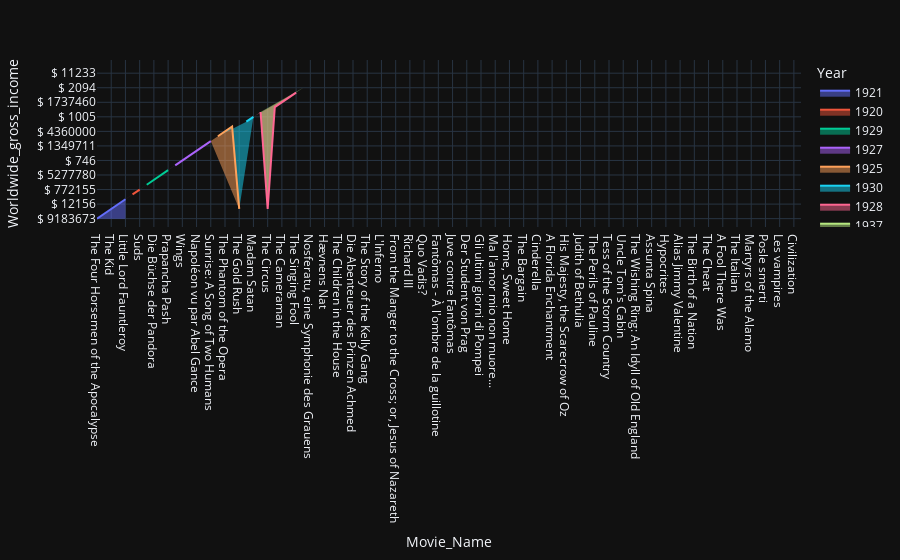

This figure's notebook cell:
### Code cell
px.area(df3.head(100), x='Movie_Name', y='Worldwide_gross_income' ,color= 'Year',template='plotly_dark')

### Figure 1 — Plotly figure (JSON) as saved in the notebook; plotly's stock layout.template omitted (floating-point values rounded to 4 significant figures)
{"data": [{"hovertemplate": "Year=1921<br>Movie_Name=%{x}<br>Worldwide_gross_income=%{y}<extra></extra>", "legendgroup": "1921", "line": {"color": "#636efa"}, "marker": {"symbol": "circle"}, "mode": "lines", "name": "1921", "orientation": "v", "showlegend": true, "stackgroup": "1", "type": "scatter", "x": ["The Four Horsemen of the Apocalypse", "Markens grøde", "The Kid", "Der müde Tod", "Little Lord Fauntleroy"], "xaxis": "x", "y": ["$ 9183673", "$ 4272", "$ 26916", "$ 12156", "$ 1108882"], "yaxis": "y"}, {"hovertemplate": "Year=1920<br>Movie_Name=%{x}<br>Worldwide_gross_income=%{y}<extra></extra>", "legendgroup": "1920", "line": {"color": "#EF553B"}, "marker": {"symbol": "circle"}, "mode": "lines", "name": "1920", "orientation": "v", "showlegend": true, "stackgroup": "1", "type": "scatter", "x": ["Das Cabinet des Dr. Caligari", "Suds"], "xaxis": "x", "y": ["$ 8811", "$ 772155"], "yaxis": "y"}, {"hovertemplate": "Year=1929<br>Movie_Name=%{x}<br>Worldwide_gross_income=%{y}<extra></extra>", "legendgroup": "1929", "line": {"color": "#00cc96"}, "marker": {"symbol": "circle"}, "mode": "lines", "name": "1929", "orientation": "v", "showlegend": true, "stackgroup": "1", "type": "scatter", "x": ["Gold Diggers of Broadway", "Die Büchse der Pandora", "The Hollywood Revue of 1929", "Prapancha Pash"], "xaxis": "x", "y": ["$ 8648060", "$ 62686", "$ 5277780", "$ 2306"], "yaxis": "y"}, {"hovertemplate": "Year=1927<br>Movie_Name=%{x}<br>Worldwide_gross_income=%{y}<extra></extra>", "legendgroup": "1927", "line": {"color": "#ab63fa"}, "marker": {"symbol": "circle"}, "mode": "lines", "name": "1927", "orientation": "v", "showlegend": true, "stackgroup": "1", "type": "scatter", "x": ["The Lodger: A Story of the London Fog", "Wings", "The Unknown", "Napoléon vu par Abel Gance", "Metropolis", "Sunrise: A Song of Two Humans"], "xaxis": "x", "y": ["$ 83260", "$ 746", "$ 4841", "$ 39448", "$ 1349711", "$ 121107"], "yaxis": "y"}, {"hovertemplate": "Year=1925<br>Movie_Name=%{x}<br>Worldwide_gross_income=%{y}<extra></extra>", "legendgroup": "1925", "line": {"color": "#FFA15A"}, "marker": {"symbol": "circle"}, "mode": "lines", "name": "1925", "orientation": "v", "showlegend": true, "stackgroup": "1", "type": "scatter", "x": ["Bronenosets Potemkin", "The Phantom of the Opera", "The Lost World", "The Gold Rush"], "xaxis": "x", "y": ["$ 61389", "$ 4360000", "$ 2834000", "$ 26916"], "yaxis": "y"}, {"hovertemplate": "Year=1930<br>Movie_Name=%{x}<br>Worldwide_gross_income=%{y}<extra></extra>", "legendgroup": "1930", "line": {"color": "#19d3f3"}, "marker": {"symbol": "circle"}, "mode": "lines", "name": "1930", "orientation": "v", "showlegend": true, "stackgroup": "1", "type": "scatter", "x": ["Der blaue Engel", "Madam Satan"], "xaxis": "x", "y": ["$ 4410", "$ 1005"], "yaxis": "y"}, {"hovertemplate": "Year=1928<br>Movie_Name=%{x}<br>Worldwide_gross_income=%{y}<extra></extra>", "legendgroup": "1928", "line": {"color": "#FF6692"}, "marker": {"symbol": "circle"}, "mode": "lines", "name": "1928", "orientation": "v", "showlegend": true, "stackgroup": "1", "type": "scatter", "x": ["The Man Who Laughs", "The Circus", "La passion de Jeanne d'Arc", "The Cameraman", "Shiraz", "The Singing Fool"], "xaxis": "x", "y": ["$ 4347", "$ 26916", "$ 21877", "$ 1737460", "$ 16467", "$ 12862000"], "yaxis": "y"}, {"hovertemplate": "Year=1937<br>Movie_Name=%{x}<br>Worldwide_gross_income=%{y}<extra></extra>", "legendgroup": "1937", "line": {"color": "#B6E880"}, "marker": {"symbol": "circle"}, "mode": "lines", "name": "1937", "orientation": "v", "showlegend": true, "stackgroup": "1", "type": "scatter", "x": ["Le roman de Renard"], "xaxis": "x", "y": ["$ 2094"], "yaxis": "y"}, {"hovertemplate": "Year=1922<br>Movie_Name=%{x}<br>Worldwide_gross_income=%{y}<extra></extra>", "legendgroup": "1922", "line": {"color": "#FF97FF"}, "marker": {"symbol": "circle"}, "mode": "lines", "name": "1922", "orientation": "v", "showlegend": true, "stackgroup": "1", "type": "scatter", "x": ["Nosferatu, eine Symphonie des Grauens"], "xaxis": "x", "y": ["$ 19054"], "yaxis": "y"}, {"hovertemplate": "Year=1916<br>Movie_Name=%{x}<br>Worldwide_gross_income=%{y}<extra></extra>", "legendgroup": "1916", "line": {"color": "#FECB52"}, "marker": {"symbol": "circle"}, "mode": "lines", "name": "1916", "orientation": "v", "showlegend": true, "stackgroup": "1", "type": "scatter", "x": ["Pikovaya dama", "Hævnens Nat", "20,000 Leagues Under the Sea", "The Children in the House"], "xaxis": "x", "y": ["$ 144968", null, null, null], "yaxis": "y"}, {"hovertemplate": "Year=1923<br>Movie_Name=%{x}<br>Worldwide_gross_income=%{y}<extra></extra>", "legendgroup": "1923", "line": {"color": "#636efa"}, "marker": {"symbol": "circle"}, "mode": "lines", "name": "1923", "orientation": "v", "showlegend": true, "stackgroup": "1", "type": "scatter", "x": ["A Woman of Paris: A Drama of Fate"], "xaxis": "x", "y": ["$ 11233"], "yaxis": "y"}, {"hovertemplate": "Year=1926<br>Movie_Name=%{x}<br>Worldwide_gross_income=%{y}<extra></extra>", "legendgroup": "1926", "line": {"color": "#EF553B"}, "marker": {"symbol": "circle"}, "mode": "lines", "name": "1926", "orientation": "v", "showlegend": true, "stackgroup": "1", "type": "scatter", "x": ["Die Abenteuer des Prinzen Achmed"], "xaxis": "x", "y": ["$ 100156"], "yaxis": "y"}, {"hovertemplate": "Year=1894<br>Movie_Name=%{x}<br>Worldwide_gross_income=%{y}<extra></extra>", "legendgroup": "1894", "line": {"color": "#00cc96"}, "marker": {"symbol": "circle"}, "mode": "lines", "name": "1894", "orientation": "v", "showlegend": true, "stackgroup": "1", "type": "scatter", "x": ["Miss Jerry"], "xaxis": "x", "y": [null], "yaxis": "y"}, {"hovertemplate": "Year=1906<br>Movie_Name=%{x}<br>Worldwide_gross_income=%{y}<extra></extra>", "legendgroup": "1906", "line": {"color": "#ab63fa"}, "marker": {"symbol": "circle"}, "mode": "lines", "name": "1906", "orientation": "v", "showlegend": true, "stackgroup": "1", "type": "scatter", "x": ["The Story of the Kelly Gang"], "xaxis": "x", "y": [null], "yaxis": "y"}, {"hovertemplate": "Year=1911<br>Movie_Name=%{x}<br>Worldwide_gross_income=%{y}<extra></extra>", "legendgroup": "1911", "line": {"color": "#FFA15A"}, "marker": {"symbol": "circle"}, "mode": "lines", "name": "1911", "orientation": "v", "showlegend": true, "stackgroup": "1", "type": "scatter", "x": ["Den sorte drøm", "L'Inferno"], "xaxis": "x", "y": [null, null], "yaxis": "y"}, {"hovertemplate": "Year=1912<br>Movie_Name=%{x}<br>Worldwide_gross_income=%{y}<extra></extra>", "legendgroup": "1912", "line": {"color": "#19d3f3"}, "marker": {"symbol": "circle"}, "mode": "lines", "name": "1912", "orientation": "v", "showlegend": true, "stackgroup": "1", "type": "scatter", "x": ["Cleopatra", "From the Manger to the Cross; or, Jesus of Nazareth", "Independenta Romaniei", "Richard III"], "xaxis": "x", "y": [null, null, null, null], "yaxis": "y"}, {"hovertemplate": "Year=1919<br>Movie_Name=%{x}<br>Worldwide_gross_income=%{y}<extra></extra>", "legendgroup": "1919", "line": {"color": "#FF6692"}, "marker": {"symbol": "circle"}, "mode": "lines", "name": "1919", "orientation": "v", "showlegend": true, "stackgroup": "1", "type": "scatter", "x": ["Madame DuBarry"], "xaxis": "x", "y": [null], "yaxis": "y"}, {"hovertemplate": "Year=1913<br>Movie_Name=%{x}<br>Worldwide_gross_income=%{y}<extra></extra>", "legendgroup": "1913", "line": {"color": "#B6E880"}, "marker": {"symbol": "circle"}, "mode": "lines", "name": "1913", "orientation": "v", "showlegend": true, "stackgroup": "1", "type": "scatter", "x": ["Quo Vadis?", "Atlantis", "Fantômas - À l'ombre de la guillotine", "Ingeborg Holm", "Juve contre Fantômas", "Le mort qui tue", "Der Student von Prag", "Traffic in Souls", "Gli ultimi giorni di Pompei", "L'enfant de Paris"], "xaxis": "x", "y": [null, null, null, null, null, null, null, null, null, null], "yaxis": "y"}, {"hovertemplate": "Year=1914<br>Movie_Name=%{x}<br>Worldwide_gross_income=%{y}<extra></extra>", "legendgroup": "1914", "line": {"color": "#FF97FF"}, "marker": {"symbol": "circle"}, "mode": "lines", "name": "1914", "orientation": "v", "showlegend": true, "stackgroup": "1", "type": "scatter", "x": ["Ma l'amor mio non muore...", "Maudite soit la guerre", "Home, Sweet Home", "The Avenging Conscience: or 'Thou Shalt Not Kill'", "The Bargain", "Cabiria", "Cinderella", "Fantômas contre Fantômas", "A Florida Enchantment", "Det hemmelighedsfulde X", "His Majesty, the Scarecrow of Oz", "In the Land of the Head Hunters", "Judith of Bethulia", "The Patchwork Girl of Oz", "The Perils of Pauline", "The Squaw Man", "Tess of the Storm Country", "Tillie's Punctured Romance", "Uncle Tom's Cabin", "The Virginian", "The Wishing Ring: An Idyll of Old England", "The Wrath of the Gods"], "xaxis": "x", "y": [null, null, null, null, null, null, null, null, null, null, null, null, null, null, null, null, null, null, null, null, null, null], "yaxis": "y"}, {"hovertemplate": "Year=1915<br>Movie_Name=%{x}<br>Worldwide_gross_income=%{y}<extra></extra>", "legendgroup": "1915", "line": {"color": "#FECB52"}, "marker": {"symbol": "circle"}, "mode": "lines", "name": "1915", "orientation": "v", "showlegend": true, "stackgroup": "1", "type": "scatter", "x": ["Assunta Spina", "Der Golem", "Hypocrites", "A tolonc", "Alias Jimmy Valentine", "Alice in Wonderland", "The Birth of a Nation", "Carmen", "The Cheat", "The Coward", "A Fool There Was", "The Golden Chance", "The Italian", "Maciste", "Martyrs of the Alamo", "The Nigger", "Posle smerti", "The Regeneration", "Les vampires", "Young Romance", "Civilization"], "xaxis": "x", "y": [null, null, null, null, null, null, null, null, null, null, null, null, null, null, null, null, null, null, null, null, null], "yaxis": "y"}, {"hovertemplate": "Year=1917<br>Movie_Name=%{x}<br>Worldwide_gross_income=%{y}<extra></extra>", "legendgroup": "1917", "line": {"color": "#636efa"}, "marker": {"symbol": "circle"}, "mode": "lines", "name": "1917", "orientation": "v", "showlegend": true, "stackgroup": "1", "type": "scatter", "x": ["Rapsodia satanica"], "xaxis": "x", "y": [null], "yaxis": "y"}], "layout": {"legend": {"title": {"text": "Year"}, "tracegroupgap": 0}, "margin": {"t": 60}, "xaxis": {"anchor": "y", "domain": [0, 1], "title": {"text": "Movie_Name"}}, "yaxis": {"anchor": "x", "domain": [0, 1], "title": {"text": "Worldwide_gross_income"}}}}
